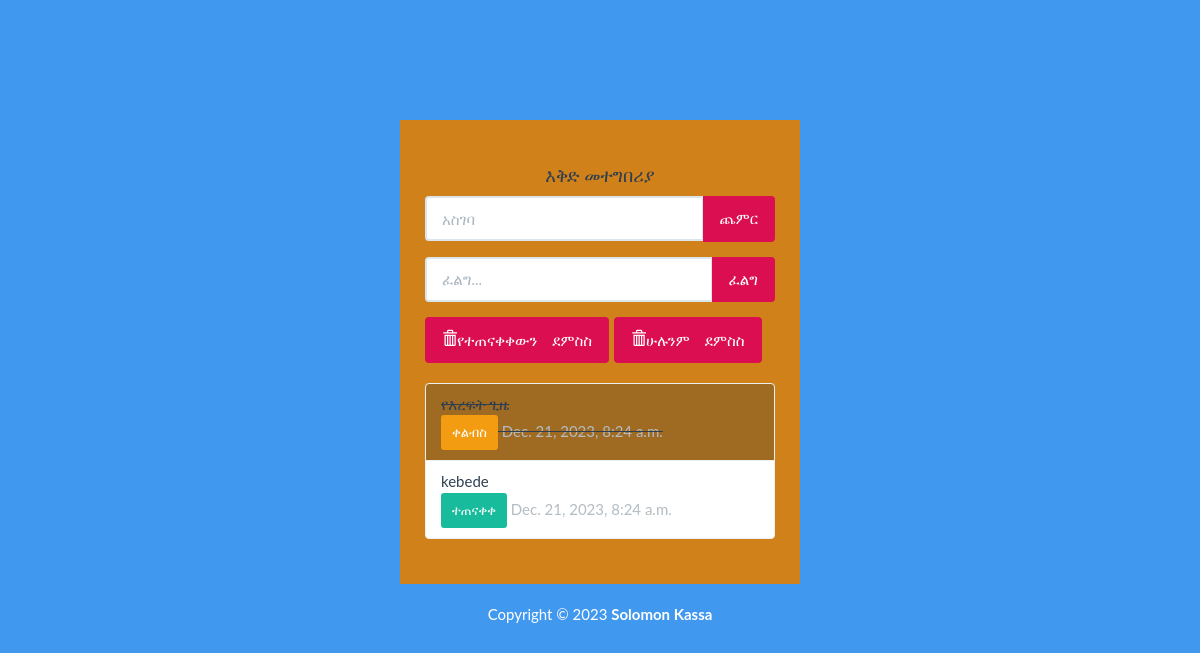
Before: / with the older database file.
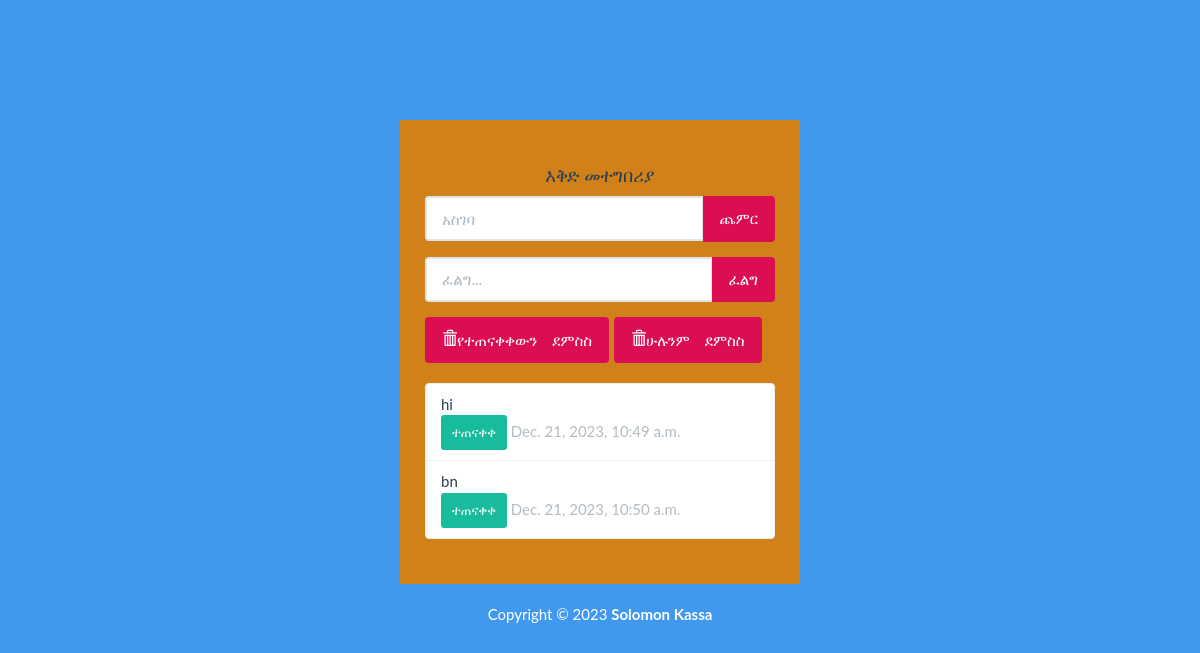
After: the same page with the newer database file.
### todo/models.py (models this page shows, shortened)
class Todo(models.Model):
    text = models.CharField(max_length=100)
    complete = models.BooleanField(default=False)
    created_at = models.DateTimeField(default=timezone.now)

### todo/views.py (the view)
# urls.py: path('',views.index, name='index'),
def index(request):
    todo_list = Todo.objects.order_by('id')
    form = TodoForm()
    context = {'todo_list' : todo_list, 'form' : form}
    return render(request, 'index.html', context)

### todo/forms.py
class TodoForm(forms.Form):
    text = forms.CharField(max_length=100,widget=forms.TextInput(
            attrs={'class' : 'form-control', 'placeholder' : 'አስገባ', 'aria-label' : 'Todo', 'aria-describedby' : 'add-btn'}))

### todo/templates/index.html (shortened to what this page needs)
{% load static %}
<!DOCTYPE html>
<html lang="en">
<head>
    <link rel="stylesheet" href="{% static 'bs/css/flatly.min.css' %}" />
    <link rel="stylesheet" href="{% static 'styles.css' %}" />
</head>
<body>
    <div class="container-fluid" id="wrapper">
        <div class="row">
            <div class="col-lg-4 col-lg-offset-4" id="content">
                <h2>እቅድ መተግበሪያ</h2>
                <form action="{%  url 'addTodo' %}" method="POST" role="form">
                    <div class="form-group">
                        <div class="input-group">
                            {{ form.text }}
                            <span class="input-group-btn">
                                <button type="submit" class="btn btn-custom" id="add-btn">ጨምር</button>
                            </span>
                        </div>
                    </div>
                </form>
                <form action="{% url 'search' %}" method="GET" role="form">
                    <div class="form-group">
                        <div class="input-group">
                            <input type="text" name="search_text" class="form-control" placeholder="ፈልግ...">
                            <span class="input-group-btn">
                                <button type="submit" class="btn btn-custom" id="add-btn">ፈልግ</button>
                            </span>
                        </div>
                    </div>
                </form>
                <div class="row t10">
                    <div class="col-lg-12">
                        <div class="btn-toolbar">
                            <div class="btn-group">
                                <a href="{% url 'deletecompleted' %}">
                                    <button type="button" class="btn btn-custom">
                                        <i class="glyphicon glyphicon-trash">የተጠናቀቀውን ደምስስ</i>
                                    </button>
                                </a>
                            </div>
                            <div class="btn-group">
                                <a href="{% url 'deleteall' %}">
                                    <button type="button" class="btn btn-custom">
                                        <i class="glyphicon glyphicon-trash">ሁሉንም ደምስስ</i>
                                    </button>
                                </a>
                            </div>
                        </div>
                    </div>
                </div>
                <ul class="list-group t20">
                    {% if todo_list %}
                    {% for todo in todo_list %}
                    <li class="list-group-item {% if todo.complete %}todo-completed{% endif %}">
                        <div class="d-flex justify-content-between align-items-center">
                            <span>{{ todo.text }}</span>
                            <div class="d-flex">
                                {% if todo.complete %}
                                <a href="{% url 'uncomplete' todo.id %}" class="btn btn-warning btn-sm mr-2">ቀልብስ</a>
                                {% else %}
                                <a href="{% url 'complete' todo.id %}" class="btn btn-success btn-sm mr-2">ተጠናቀቀ</a>
                                {% endif %}
                                <span class="text-muted">{{ todo.created_at }}</span>
                            </div>
                        </div>
                    </li>
                    {% endfor %}
                    {% else %}
                    <li class="list-group-item text-muted">ምንም እቅድ የለም</li>
                    {% endif %}
                </ul>
            </div>
        </div>
        <footer>
            <div class="row pad">
                <div class="col-lg-12 text-center">
                    Copyright &copy; 2023 <strong><a href="https://github.com/SolomonKassa" target="_blank"
                            style="color: white;">Solomon Kassa</a></strong>
                </div>
            </div>
        </footer>
    </div>
</body>
</html>

### todo/static/styles.css (style rules this page uses)
body { background: rgba(26, 131, 236, 0.826); font-family: 'Oswald', 'Futura', sans-serif background-color: #15bec4; }
.btn-custom { background-color: #db0e52; color: white; }
#wrapper { margin-top: 10% !important; }
#content { background: rgb(209, 129, 25); padding: 25px; }
#content > h2 { font-size: 18px; text-align: center; padding-top: 0; }
.t10 { margin-top: 10px; }
.t20 { margin-top: 20px; }
footer { margin-top: 20px; color: white; }

Changed rows visible on the page:
removed Todo: text "የእረፍት ጊዜ", complete "ቀልብስ", created_at "Dec. 21, 2023, 8:24 a.m."
removed Todo: text "kebede", complete "ተጠናቀቀ", created_at "Dec. 21, 2023, 8:24 a.m."
added Todo: text "hi", complete "ተጠናቀቀ", created_at "Dec. 21, 2023, 10:49 a.m."
added Todo: text "bn", complete "ተጠናቀቀ", created_at "Dec. 21, 2023, 10:50 a.m."
